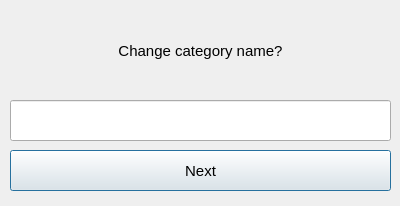
<?xml version="1.0" encoding="UTF-8"?>
<ui version="4.0">
 <class>Dialog</class>
 <widget class="QDialog" name="Dialog">
  <property name="geometry">
   <rect>
    <x>0</x>
    <y>0</y>
    <width>400</width>
    <height>206</height>
   </rect>
  </property>
  <property name="windowTitle">
   <string>Dialog</string>
  </property>
  <widget class="QPushButton" name="next_bt">
   <property name="geometry">
    <rect>
     <x>10</x>
     <y>150</y>
     <width>381</width>
     <height>41</height>
    </rect>
   </property>
   <property name="font">
    <font>
     <pointsize>11</pointsize>
    </font>
   </property>
   <property name="text">
    <string>Next</string>
   </property>
  </widget>
  <widget class="QLineEdit" name="Editcatn">
   <property name="geometry">
    <rect>
     <x>10</x>
     <y>100</y>
     <width>381</width>
     <height>41</height>
    </rect>
   </property>
  </widget>
  <widget class="QLabel" name="label">
   <property name="geometry">
    <rect>
     <x>10</x>
     <y>30</y>
     <width>381</width>
     <height>41</height>
    </rect>
   </property>
   <property name="font">
    <font>
     <pointsize>11</pointsize>
    </font>
   </property>
   <property name="text">
    <string>Change category name?</string>
   </property>
   <property name="alignment">
    <set>Qt::AlignCenter</set>
   </property>
  </widget>
 </widget>
 <resources/>
 <connections/>
</ui>
